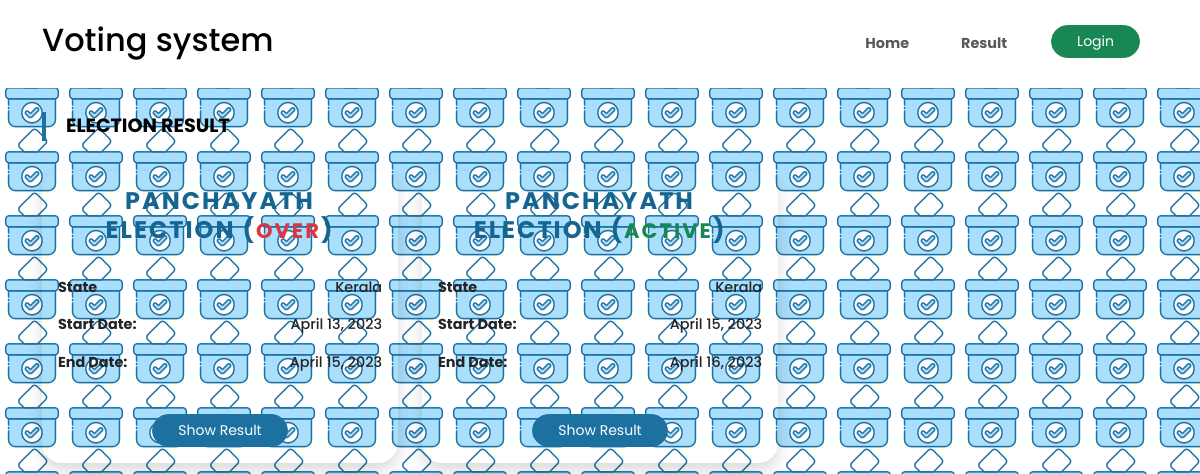
Page /result/ on the committed database.
### core/models.py (models this page shows, shortened)
class Election(models.Model):
    election_uid = models.CharField(max_length=36, default=uuid.uuid4)
    election_state = models.CharField(max_length=100, verbose_name="Election State", choices=stateList)
    election_name = models.CharField(max_length=150, verbose_name="Election Name")
    start_date = models.DateField(verbose_name="Start Date")
    end_date = models.DateField(verbose_name="End Date")
    is_active = models.BooleanField(default=True)

### core/views.py (the view)
# urls.py: path('result/', views.result, name='result'),
def result(request):
    elect_data = Election.objects.all()
    a=Candidate.objects.all()
    return render(request, "core/result.html", {"elect_data":elect_data})

### core/templates/core/result.html
{% extends "base.html" %} {% block title %}Result{% endblock %}
{% block content %}
<section>
    <div class="section-header">
        Election Result
    </div>
    <div class="row row-cols-1 row-cols-md-3 g-4">
        {% for elect_info in elect_data %}
        <div class="col-xl-4 col-md-6 mb-4">
            <div class="card election-card shadow">
                <div class="card-body">
                    <div class="text-center pb-4">
                        <h4 class="elect-title">{{ elect_info.election_name }} (<small>{% if elect_info.is_active == True %}<span class="text-success">Active</span>{% else %}<span class="text-danger">Over</span>{% endif %}</small>)</h4>
                    </div>
                    <div class="pb-4">
                        <div class="d-flex justify-content-between mb-3">
                            <span class="fw-bold">State</span>
                            <span>{{ elect_info.election_state }}</span>
                        </div>
                        <div class="d-flex justify-content-between mb-3">
                            <span class="fw-bold">Start Date:</span>
                            <span>{{ elect_info.start_date }}</span>
                        </div>
                        <div class="d-flex justify-content-between mb-3">
                            <span class="fw-bold">End Date:</span>
                            <span>{{ elect_info.end_date }}</span>
                        </div>
                    </div>
                    <div class="text-center">
                        <a href="{% url 'election-result_user' election_idd=elect_info.election_uid %}"><button type="button"
                                class="btn btn-primary btn-sm">Show Result</button></a>
                    </div>
                </div>
            </div>
        </div>
        {% endfor %}
    </div>
</section>
{% endblock %}

### templates/base.html (shortened to what this page needs)
<!DOCTYPE html>
<html lang="en">
<head>
    {% load static %}
    <link href="https://cdn.jsdelivr.net/npm/bootstrap@5.3.0-alpha1/dist/css/bootstrap.min.css" rel="stylesheet"
>
    <link rel="stylesheet" href="{% static 'css/style.css' %}">
</head>
<body style="background-image: url(vote-64.png);">
    <nav class="navbar sticky-top navbar-expand-lg navbar-light">
        <div class="container">
            <a class="navbar-brand mb-0 h1" href="/">
               <h2>Voting system</h2>
            </a>
            <div class="collapse navbar-collapse" id="navbarSupportedContent">
                <ul class="navbar-nav ms-auto mb-lg-0">
                    <li class="nav-item">
                        <a class="nav-link" href="/">Home</a>
                    </li>
                    <li class="nav-item">
                        <a class="nav-link" href="{% url 'result' %}">Result</a>
                    </li>
                    {% if user.is_authenticated %}
                    <li class="nav-item">
                        <a id="logout" href="{% url 'logout' %}"><button type="button"
                                class="btn btn-primary btn-sm">Logout</button></a>
                    </li>
                    {% else %}
                    <li class="nav-item">
                        <a id="login" href="{% url 'login' %}"><button type="button"
                                class="btn btn-success btn-sm">Login</button></a>
                    </li>
                    {% endif %}
                </ul>
            </div>
        </div>
    </nav>
    <div class="container mt-4">
        {% block content %}
        {% endblock %}
    </div>
</body>
</html>

### static/css/style.css (style rules this page uses)
:root { --main-color: #1D71A0; --main-color-hover: #166591; --body-color: #fff; --text-color: #000; --space-top: 30px; }
* { margin: 0; padding: 0; box-sizing: border-box; }
body { font-family: 'Poppins', sans-serif; background-color: var(--body-color); color: var(--text-color); font-size: 0.9rem; font-weight: 500; }
a { text-decoration: none; }
.navbar { padding: 1rem 0 1rem; background: var(--body-color); }
.navbar-brand { font-size: 2.1rem; font-weight: bold; }
.nav-item { padding: 0 18px; }
.nav-link { font-weight: 700; font-size: 0.9rem; text-transform: uppercase; -webkit-transition: all 0.3s ease-out 0s; -moz-transition: all 0.3s ease-out 0s; -ms-transition: all 0.3s ease-out 0s; -o-transition: all 0.3s ease-out 0s; transition: all 0.3s ease-out 0s; text-transform: capitalize; }
.section-header { margin-bottom: 30px; padding-left: 20px; text-transform: uppercase; font-size: 1.2rem; font-weight: 700; border-left: 4px solid var(--main-color); display: flex; align-items: center; }
.btn { border-radius: 30px; padding: 5px 25px; }
.btn-primary { background: var(--main-color); border-color: var(--main-color); color: #fff; }
.card { background: none; border: none; border-radius: 20px; -moz-border-radius: 20px; -webkit-border-radius: 20px; -o-border-radius: 20px; -ms-border-radius: 20px; }
.elect-title { letter-spacing: 2px; color: var(--main-color-hover); font-weight: 700; text-transform: uppercase; }

### templates/base.html (style rules this page uses)
body { background-image: url("img/vote-64.png"); }

### rows in the picture
Election: election_name "PANCHAYATH ELECTION", is_active "OVER", election_state "Kerala", start_date "April 13, 2023", end_date "April 15, 2023"
Election: election_name "PANCHAYATH ELECTION", is_active "ACTIVE", election_state "Kerala", start_date "April 15, 2023", end_date "April 16, 2023"
